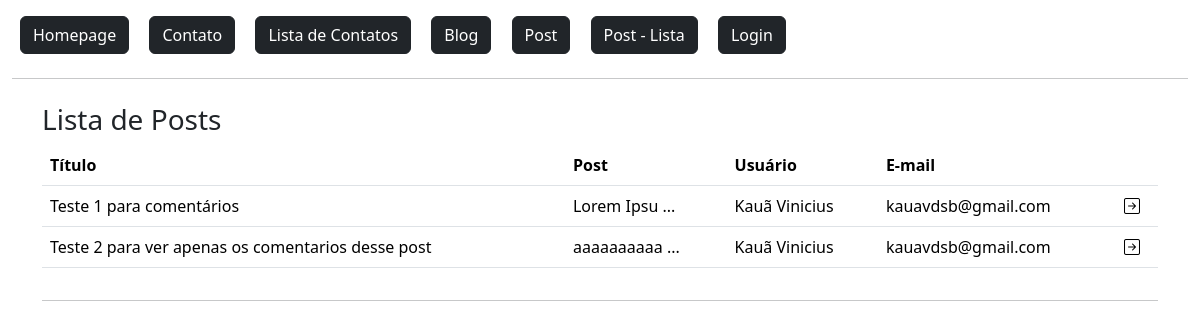
The page /post/lista/ on the database as committed earlier.
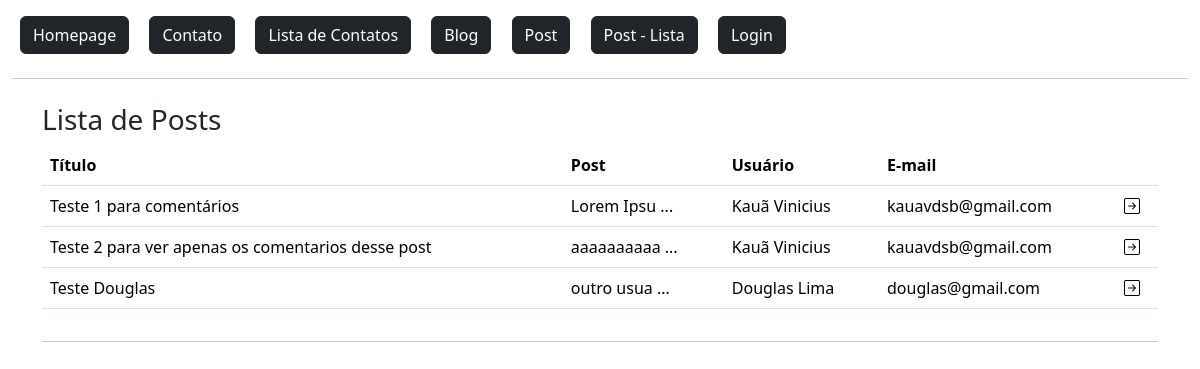
The same page on the database as committed later.
### flaskLearn/models.py (models this page shows, shortened)
class Post(db.Model):
    id = db.Column(db.Integer, primary_key=True)
    data_criacao = db.Column(db.DateTime, default=datetime.now())
    titulo = db.Column(db.String, nullable=True)
    mensagem = db.Column(db.String, nullable=True)
    user_id = db.Column(db.Integer, db.ForeignKey('user.id'), nullable=True) #Tabela que referencia a tabela usuário
    comentarios = db.relationship('PostComentarios', backref='post', lazy=True) #É a tabela referenciada. (um usuario pode ter varios posts)
    def msg_resumo(self):
        len_msg = len(self.mensagem)
        if len_msg > 10:
            return f"{self.mensagem[:10]} ..."
        else:
            return self.mensagem

class User(db.Model, UserMixin):
    id = db.Column(db.Integer, primary_key=True)
    nome = db.Column(db.String, nullable=True)
    sobrenome = db.Column(db.String, nullable=True)
    email = db.Column(db.String, nullable=True)
    senha = db.Column(db.String, nullable=True)
    data_cadastro = db.Column(db.DateTime, default=datetime.now())
    posts = db.relationship('Post', backref='user', lazy=True) #É a tabela referenciada. (um usuario pode ter varios posts)
    post_comentarios = db.relationship('PostComentarios', backref='user', lazy=True) #É a tabela referenciada. (um usuario pode ter varios posts)

### flaskLearn/routes.py (the view)
@app.route('/post/lista/')
def postLista():
    posts = Post.query.all()
    return render_template('posts/post_lista.html', posts=posts)

### flaskLearn/templates/posts/post_lista.html (shortened to what this page needs)
{% extends 'baseTemplate/base.html' %}
{% block content %}
    {% include 'baseTemplate/nav.html' %}
    <div class="container">
        <div class="row mt-4">
            <h3>Lista de Posts</h3>
            <div class="col-12">
                <table class="table">
                    <thead>
                        <tr>
                            <th>Título</th>
                            <th>Post</th>
                            <th>Usuário</th>
                            <th>E-mail</th>
                            <th></th>
                        </tr>
                    </thead>
                    <tbody>
                        {% for linha in posts %}
                            <tr>
                                <td>{{linha.titulo}}</td>
                                <td>{{linha.msg_resumo()}}</td>
                                <td>{{linha.user.nome}} {{linha.user.sobrenome}}</td>
                                <td>{{linha.user.email}}</td>
                                <td>
                                    <a href="{{ url_for('postDetail', id=linha.id) }}">
                                        <i class="bi bi-arrow-right-square text-black"></i>
                                    </a>
                                </td>
                            </tr>
                        {% endfor %}
                    </tbody>
                </table>
            </div>
        </div>
        <hr>
    </div>
{% endblock %}

Rows that differ between the two databases and show on the page:
added Post: titulo "Teste Douglas", msg_resumo "outro usua ...", user.nome "Douglas", user.sobrenome "Lima", user.email "douglas@gmail.com"
